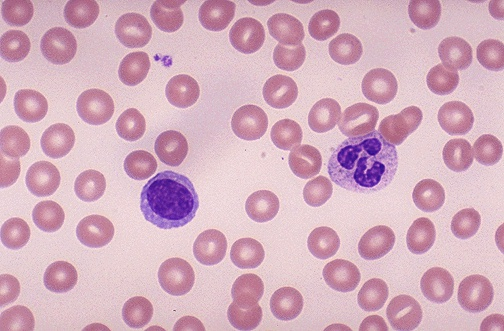
#> input picture images/cells.jpg, 504 x 331 px
$ jupyter execute Copy_of_lab1.ipynb   (shell and % lines are left out)
#> lines starting #> are read from the running program, lines starting #| are printed output that depends on the picture; after the words box and inside, x2 and y2 are one past the last pixel; in counts of white or black regions, pixels touching at a corner belong together
<a href="https://colab.research.google.com/github/runsandshte/lab5/blob/main/lab5.ipynb" target="_parent"></a>

# Lab 5 - Image Segmentation using Watershed

Ove laboratorijske vježbe se rješavaju u Google Colabu i spremaju na GitHub repozitorij koji je povezan na GitHub Classroom.

## Kako riješiti zadatke?

1. Prihvatite zadatak putem Google Classroom linka koji ćete dobiti. Google Classroom će kreirati repozitorij na vašem računu.
2. Uđite u novokreiran repozitorij na vašem računu i kliknite na **.ipynb** datoteku, zatim kliknite **Open in Colab**.
3. Zadatke rješavate u Google Colabu.

## Kako spremiti (predati) zadatke?

1. Unutar **Google Colaba** kliknite na **Open settings** kotačić u gornjem desnom kutu.
2. Kliknite na **GitHub** tab i odaberite kvačicu za **Access private repositories and organizations**.
3. Otvorit će se novi prozor da dodate pristup GitHubu. Kod **ferit-osirv** kliknite **Grant**.
4. Spremite i izađite iz postavki.

5. Kliknite na **File > Save a copy in GitHub**.
6. Odaberite kreiran repozitorij labosa **koji uključuje vaše ime**.

> *Napomena:* Korake 1-4 morate napraviti samo prvi put.

## Kopiranje datoteka iz GitHub repozitorija

Za izradu vježbi bit će vam potrebne slike i druge datoteke koje će se nalaziti u GitHub repozitoriju vježbe. Ovakva komanda će biti dostupna u notebooku svake vježbe. Ona će kopirati datoteke s GitHuba u Google Colab okruženje.

**Ovu komandu je potrebno pokrenuti prije nego što krenete raditi svaku vježbu.**

**Google Colab će povremeno obrisati sve datoteke.** Tako da će možda biti potrebno ponovno pokrenuti ovu komandu između dvije sesije. Ako dobivate greške da datoteke ne postoje, probajte ponovno pokrenuti gornju komandu.

## Introduction

Very simple segmentation methods like thresholding sometimes give good results, but as soon as we have more complex images, we need more complex algorithms. One problem that thresholding can't solve is to segment overlapping objects. In the cell image below, you'll notice a lot of the cells overlap and look like they are joined. To correctly segment them, we need an algorithm that is capable of separating overlapping objects. The watershed is a classical algorithm used for segmentation, that is, for separating different objects in an image.

In this lab, you'll implement a full watershed segmentation pipeline for segmenting blood cells from a microscope blood smear image (left).
Once you're done, you'll obtain an image similar to the one in the right.

[](https://www.linkpicture.com/view.php?img=LPic61b78a27ee5251872959539)

### Watershed segmentation

The term watershed refers to a ridge that divides areas drained by different river systems. A catchment basin is the geographical area draining into a river or reservoir.

Any grayscale image can be viewed as a topographic surface where high intensity denotes peaks and hills while low intensity denotes valleys. You start filling every isolated valleys (local minima) with different colored water (labels). As the water rises, depending on the peaks (gradients) nearby, water from different valleys, obviously with different colors will start to merge. To avoid that, you build barriers in the locations where water merges. You continue the work of filling water and building barriers until all the peaks are under water. Then the barriers you created gives you the segmentation result. This is the "philosophy" behind the watershed.

Lets observe this in the following example. Any greytone image can be considered as a topographic surface:

If we flood this surface from its minima and, if we prevent the merging of the waters coming from different sources, we partition the image into two different sets: the catchment basins and the watershed lines.

If we apply this transformation to the image gradient, the catchment basins should theoretically correspond to the homogeneous grey level regions of this image. However, in practice, this transform produces an important over-segmentation due to noise or local irregularities in the gradient image.

### Image preprocessing for watershed

#### Distance transform as preprocessing for watershed

To use watershed, you first need an image that you can treat as a smooth 3D topology map to pour water in. You can't use the original microscope image, instead, you need to convert it into a grayscale image where cells have light values and the background is black. To do this you'll use **distance transform**. Distance transform of a binary image (with pixel values 1 or 0) will give you an image where each pixel's value is the distance to its closest edge.

This way you transform a binary image into a smooth image where the distance to the edge is the "height" of the mountain.

#### Contrast Limited Adaptive Histogram Equalization (CLAHE)

Contrast Limited Adaptive Histogram Equalization or CLAHE is a technique for histogram equalization, improving the contrast of the image. Bright images have only light pixel values, while dark images have only dark pixel values. Histogram equalization stretches the histogram of an image so that its values span a broader range, making both dark and bright images have the same mean pixel value.

You'll use CLAHE as a preprocessing step for your algorithm. More info: https://docs.opencv.org/master/d5/daf/tutorial_py_histogram_equalization.html

#### Morphological operators for removing noise in images

Morphological operators take a binary image and a structuring element as input and combine them using a set operator (intersection, union, inclusion, complement). They process objects in the input image based on characteristics of its shape, which are encoded in the structuring element.

Usually, the structuring element is sized 3×3 and has its origin at the center pixel. It is shifted over the image and at each pixel of the image its elements are compared with the set of the underlying pixels. For the basic morphological operators the structuring element contains only foreground pixels (i.e. ones) and 'don't care's'. These operators, which are all a combination of erosion and dilation, are often used to select or suppress features of a certain shape, e.g. removing noise from images or selecting objects with a particular direction.
The more sophisticated operators take zeros as well as ones and 'don't care's' in the structuring element. The most general operator is the hit and miss, in fact, all the other morphological operators can be deduced from it. Its variations are often used to simplify the representation of objects in a binary image while preserving their structure, e.g. producing a skeleton of an object using skeletonization and tidying up the result using thinning.

The common morphological operations are:

*  Dilation - grow image regions
*  Erosion - shrinks image regions
*  Opening - structured removal of image region boundary pixels
*  Hit and miss transform - image pattern matching and marking
*  Thining - structured erosion using image pattern matching
*  Thickening - structured dilation using image pattern mathcinh
*  Skeletonization - finding skeletons of binary regions

You'll use morphological opening and dilation as a preprocessing step for your algorithm.
More info: https://docs.opencv.org/3.4/d9/d61/tutorial_py_morphological_ops.html

# Watershed Segmentation steps

So, to segment your image, here's what you'll do:

1. Convert the microscope image into grayscale.
2. Perform CLAHE on the grayscale image to accentuate cell edges.
3. Threshold the image so you get a binary image where cells are white and the background is black.
4. Use morphological operators to remove noise from that binary image.
5. Use distance transform on the binary image.
6. Threshold the distance transform to obtain markers.
7. Apply watershed with the obtained markers to get the final segmentation.

#Assignments

Your assignment is to fill in code in the three # TODO comments in the code.

1. Compare your saved images with the ones named <image>_example.png to make sure your code works.
2. Rename your result.png image into result_original.png. Then, comment out gray = clahe(gray).
3. Run the code again and compare the new result.png to your original one.
4. Add a comment at the bottom of main.py explaining what differences you see and why those differences are there.
5. Annotate your result image however you like (using any image editing tool) to show (a) one example of oversegmentation on the image and (b) one example of undersegmentation on the image.

[cell 1]
import numpy as np
import cv2 as cv
import matplotlib.pyplot as plt
import math
from google.colab.patches import cv2_imshow  #colab disabled cv2.imshow due to crashing
import random as rng

[cell 2]
# Load the source image
img = cv.imread('images/cells.jpg')
#> img is the input picture: shape (331, 504, 3); mean B, G, R 189.9, 173.4, 211.9
cv2_imshow(img)
# Convert image to grayscale
gray = cv.cvtColor(img,cv.COLOR_BGR2GRAY)
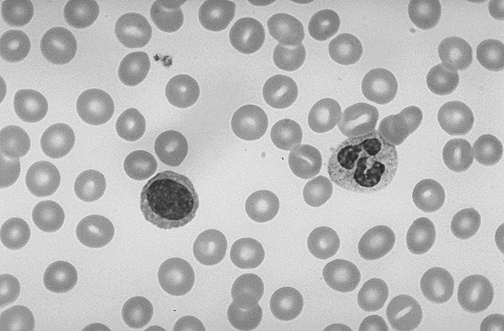
#> gray: shape (331, 504); min 35, max 238, mean 186.8
cv2_imshow(gray)
# Apply CLAHE
#gray = clahe(gray)
# OTSU threshold the image
#TODO:
thresh = cv.threshold(gray,0,255,cv.THRESH_BINARY_INV+cv.THRESH_OTSU)
cv.imwrite("images/thresholded.png", thresh[1])
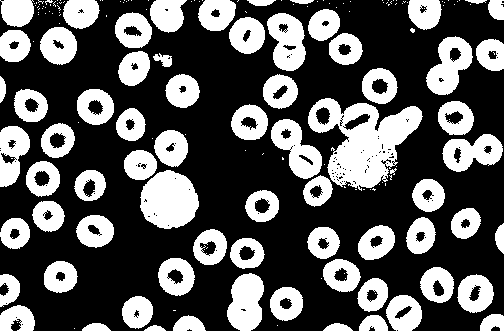
#> saved as thresholded.png: shape (331, 504); 35.2% white; 179 white regions (108 under 20 px), largest, box (x1, y1, x2, y2) and area: (308, 98, 423, 191) 5374, (140, 170, 199, 229) 2614, (227, 273, 264, 331) 1632
cv2_imshow(thresh[1])

[cell 3]
# Use morphological processing to remove noise from the image
# use 3x3 structuring element and opening operations
#TODO:
kernel = np.ones((3,3),np.uint8)
#TODO:
opening = cv.morphologyEx(thresh[1], cv.MORPH_OPEN, kernel, iterations = 2)
#> opening: shape (331, 504); 34.2% white; 72 white regions, largest, box (x1, y1, x2, y2) and area: (328, 103, 422, 188) 4091, (141, 170, 199, 228) 2564, (227, 274, 264, 331) 1629
cv2_imshow(opening)

[cell 4]
# Finding sure background area
sure_bg = cv.dilate(opening,kernel,iterations=3)
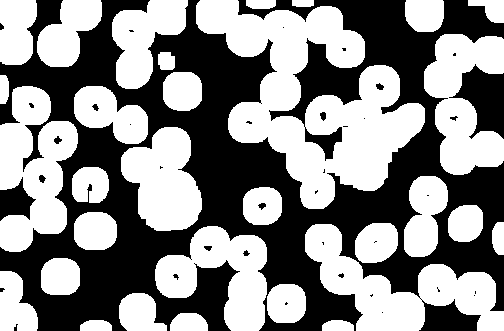
#> sure_bg: shape (331, 504); 53.2% white; 38 black regions (25 under 20 px), largest, box (x1, y1, x2, y2) and area: (0, 0, 504, 331) 74423, (449, 64, 504, 139) 2208, (0, 177, 36, 221) 867
cv2_imshow(sure_bg)

[cell 5]
# Apply distance transform the image
dist_transform =  cv.distanceTransform(thresh[1], cv.DIST_L2, 3)
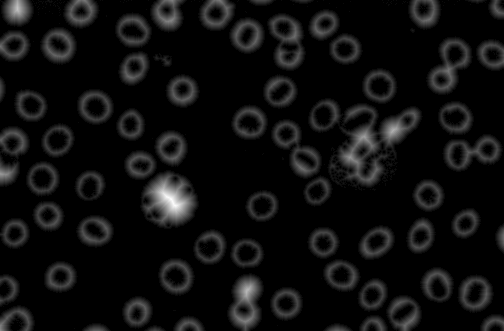
#> dist_transform: shape (331, 504) float32; min 0, max 21.33, mean 1.3; drawn with min black and max white
# Normalize so that the distance transform image has minimum and maximum values from 0 to 1
cv.normalize(dist_transform, dist_transform, 0, 1.0, cv.NORM_MINMAX)

[cell 6]
#cv.imwrite("images/distance_transform.png", dist_transform * 255)
cv2_imshow(dist_transform*255)

[cell 7]
# Sure foreground area is where the distance transform has the highest values,
# so threshold the image so that every pixel below 0.2 is set to 0
ret, sure_fg = cv.threshold(dist_transform, 0.2*dist_transform.max(), 255, 0)
#> sure_fg: shape (331, 504) float32; 11.3% white; 107 white regions (30 under 20 px), largest, box (x1, y1, x2, y2) and area: (144, 174, 195, 224) 1657, (340, 121, 382, 184) 1132, (231, 277, 260, 331) 949

[cell 8]
# Finding unknown region, i.e. the difference between sure foreground and sure background (the edges of the cells)
sure_fg = np.uint8(sure_fg)
unknown = cv.subtract(sure_bg,sure_fg)
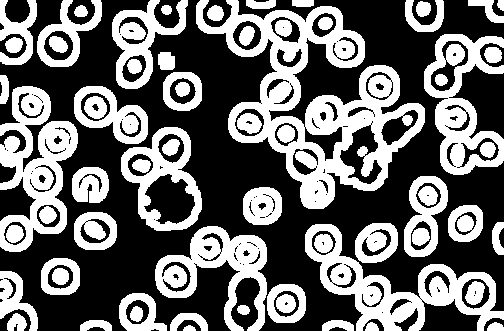
#> unknown: shape (331, 504); 41.9% white; 65 white regions, largest, box (x1, y1, x2, y2) and area: (196, 0, 425, 209) 15613, (305, 224, 504, 331) 6556, (0, 86, 78, 252) 6311

[cell 9]
# Find areas of connected pixels - we call these markers
ret, markers = cv.connectedComponents(sure_fg)
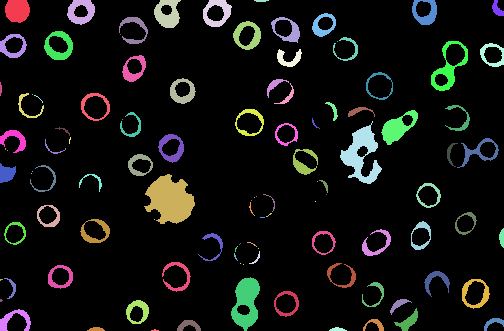
#> markers: shape (331, 504) int32; 108 distinct labels, from 0 to 107; one colour per label, 0 black
#> ret = 108
# Add one to all markers so that sure background is not 0, but 1
markers = markers+1
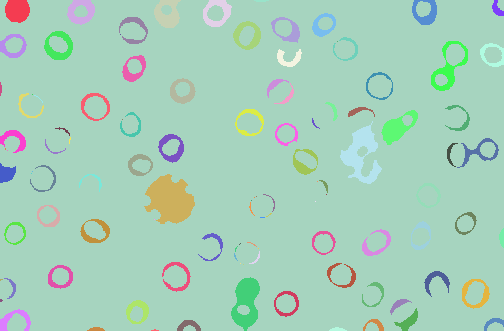
#> markers: shape (331, 504) int32; 108 distinct labels, from 1 to 108; one colour per label, 0 black
# Now, mark the region of unknown with zero
markers[unknown==255] = 0
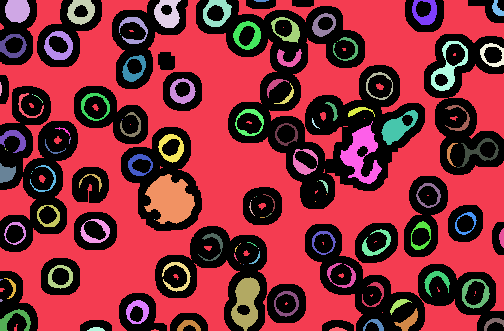
#> markers: shape (331, 504) int32; 109 distinct labels, from 0 to 108; one colour per label, 0 black

[cell 10]
# Finally, apply watershed to the image using the markers as guides
markers = cv.watershed(img, markers)
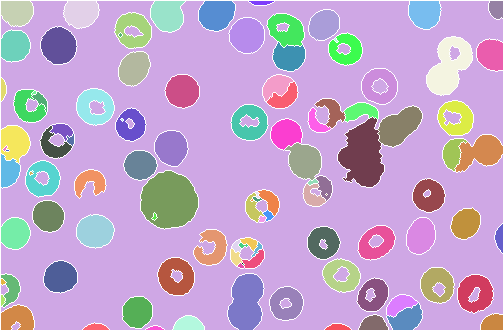
#> markers: shape (331, 504) int32; 110 distinct labels, from -1 to 108; one colour per label, 0 black, -1 white

[cell 11]
# Generate random colors
colors = []
for i in range(markers.shape[0] * markers.shape[1]):
  colors.append((rng.randint(0,256), rng.randint(0,256), rng.randint(0,256)))

[cell 12]
# Create the result image
dst = np.zeros((markers.shape[0], markers.shape[1], 3), dtype=np.uint8)
# Fill labeled objects with random colors
for i in range(markers.shape[0]):
    for j in range(markers.shape[1]):
        index = markers[i,j]
        dst[i,j,:] = colors[index-1]
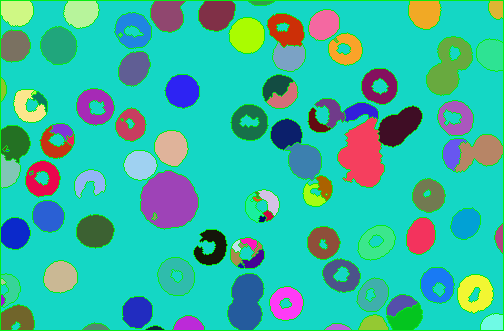
#> dst: shape (331, 504, 3); mean of channels 0, 1, 2 164.1, 183.9, 53.6; drawn as B, G, R

cv2_imshow(dst)
cv.imwrite("images/result.png", dst)
#> Out = True
